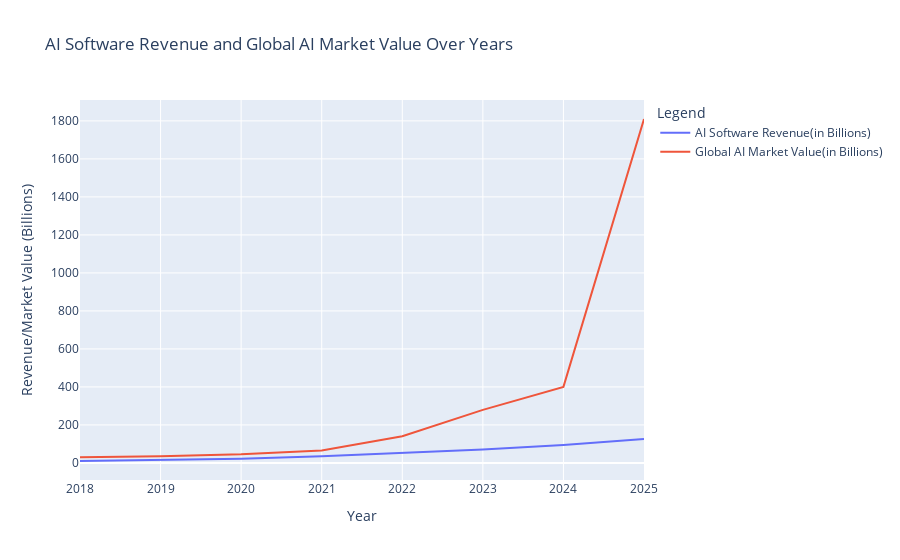

The code cell stored with this chart in its notebook:
### Code cell
# Biểu đồ cho AI Software Revenue và Global AI Market Value
fig1 = px.line(data, x='Year', y=['AI Software Revenue(in Billions)', 'Global AI Market Value(in Billions)'],
               labels={'value': 'Revenue/Market Value (Billions)', 'variable': 'Legend'},
               title='AI Software Revenue and Global AI Market Value Over Years')
fig1.show()

### Figure 1 — Plotly figure (JSON) as saved in the notebook; plotly's stock layout.template omitted (floating-point values rounded to 4 significant figures)
{"data": [{"hovertemplate": "Legend=AI Software Revenue(in Billions)<br>Year=%{x}<br>Revenue/Market Value (Billions)=%{y}<extra></extra>", "legendgroup": "AI Software Revenue(in Billions)", "line": {"color": "#636efa", "dash": "solid"}, "marker": {"symbol": "circle"}, "mode": "lines", "name": "AI Software Revenue(in Billions)", "orientation": "v", "showlegend": true, "type": "scatter", "x": [2018, 2019, 2020, 2021, 2022, 2023, 2024, 2025], "xaxis": "x", "y": [10.1, 14.69, 22.59, 34.87, 51.27, 70.94, 94.41, 126], "yaxis": "y"}, {"hovertemplate": "Legend=Global AI Market Value(in Billions)<br>Year=%{x}<br>Revenue/Market Value (Billions)=%{y}<extra></extra>", "legendgroup": "Global AI Market Value(in Billions)", "line": {"color": "#EF553B", "dash": "solid"}, "marker": {"symbol": "circle"}, "mode": "lines", "name": "Global AI Market Value(in Billions)", "orientation": "v", "showlegend": true, "type": "scatter", "x": [2018, 2019, 2020, 2021, 2022, 2023, 2024, 2025], "xaxis": "x", "y": [29.5, 35, 45, 65, 140, 279, 400, 1810], "yaxis": "y"}], "layout": {"legend": {"title": {"text": "Legend"}, "tracegroupgap": 0}, "title": {"text": "AI Software Revenue and Global AI Market Value Over Years"}, "xaxis": {"anchor": "y", "domain": [0, 1], "title": {"text": "Year"}}, "yaxis": {"anchor": "x", "domain": [0, 1], "title": {"text": "Revenue/Market Value (Billions)"}}}}
